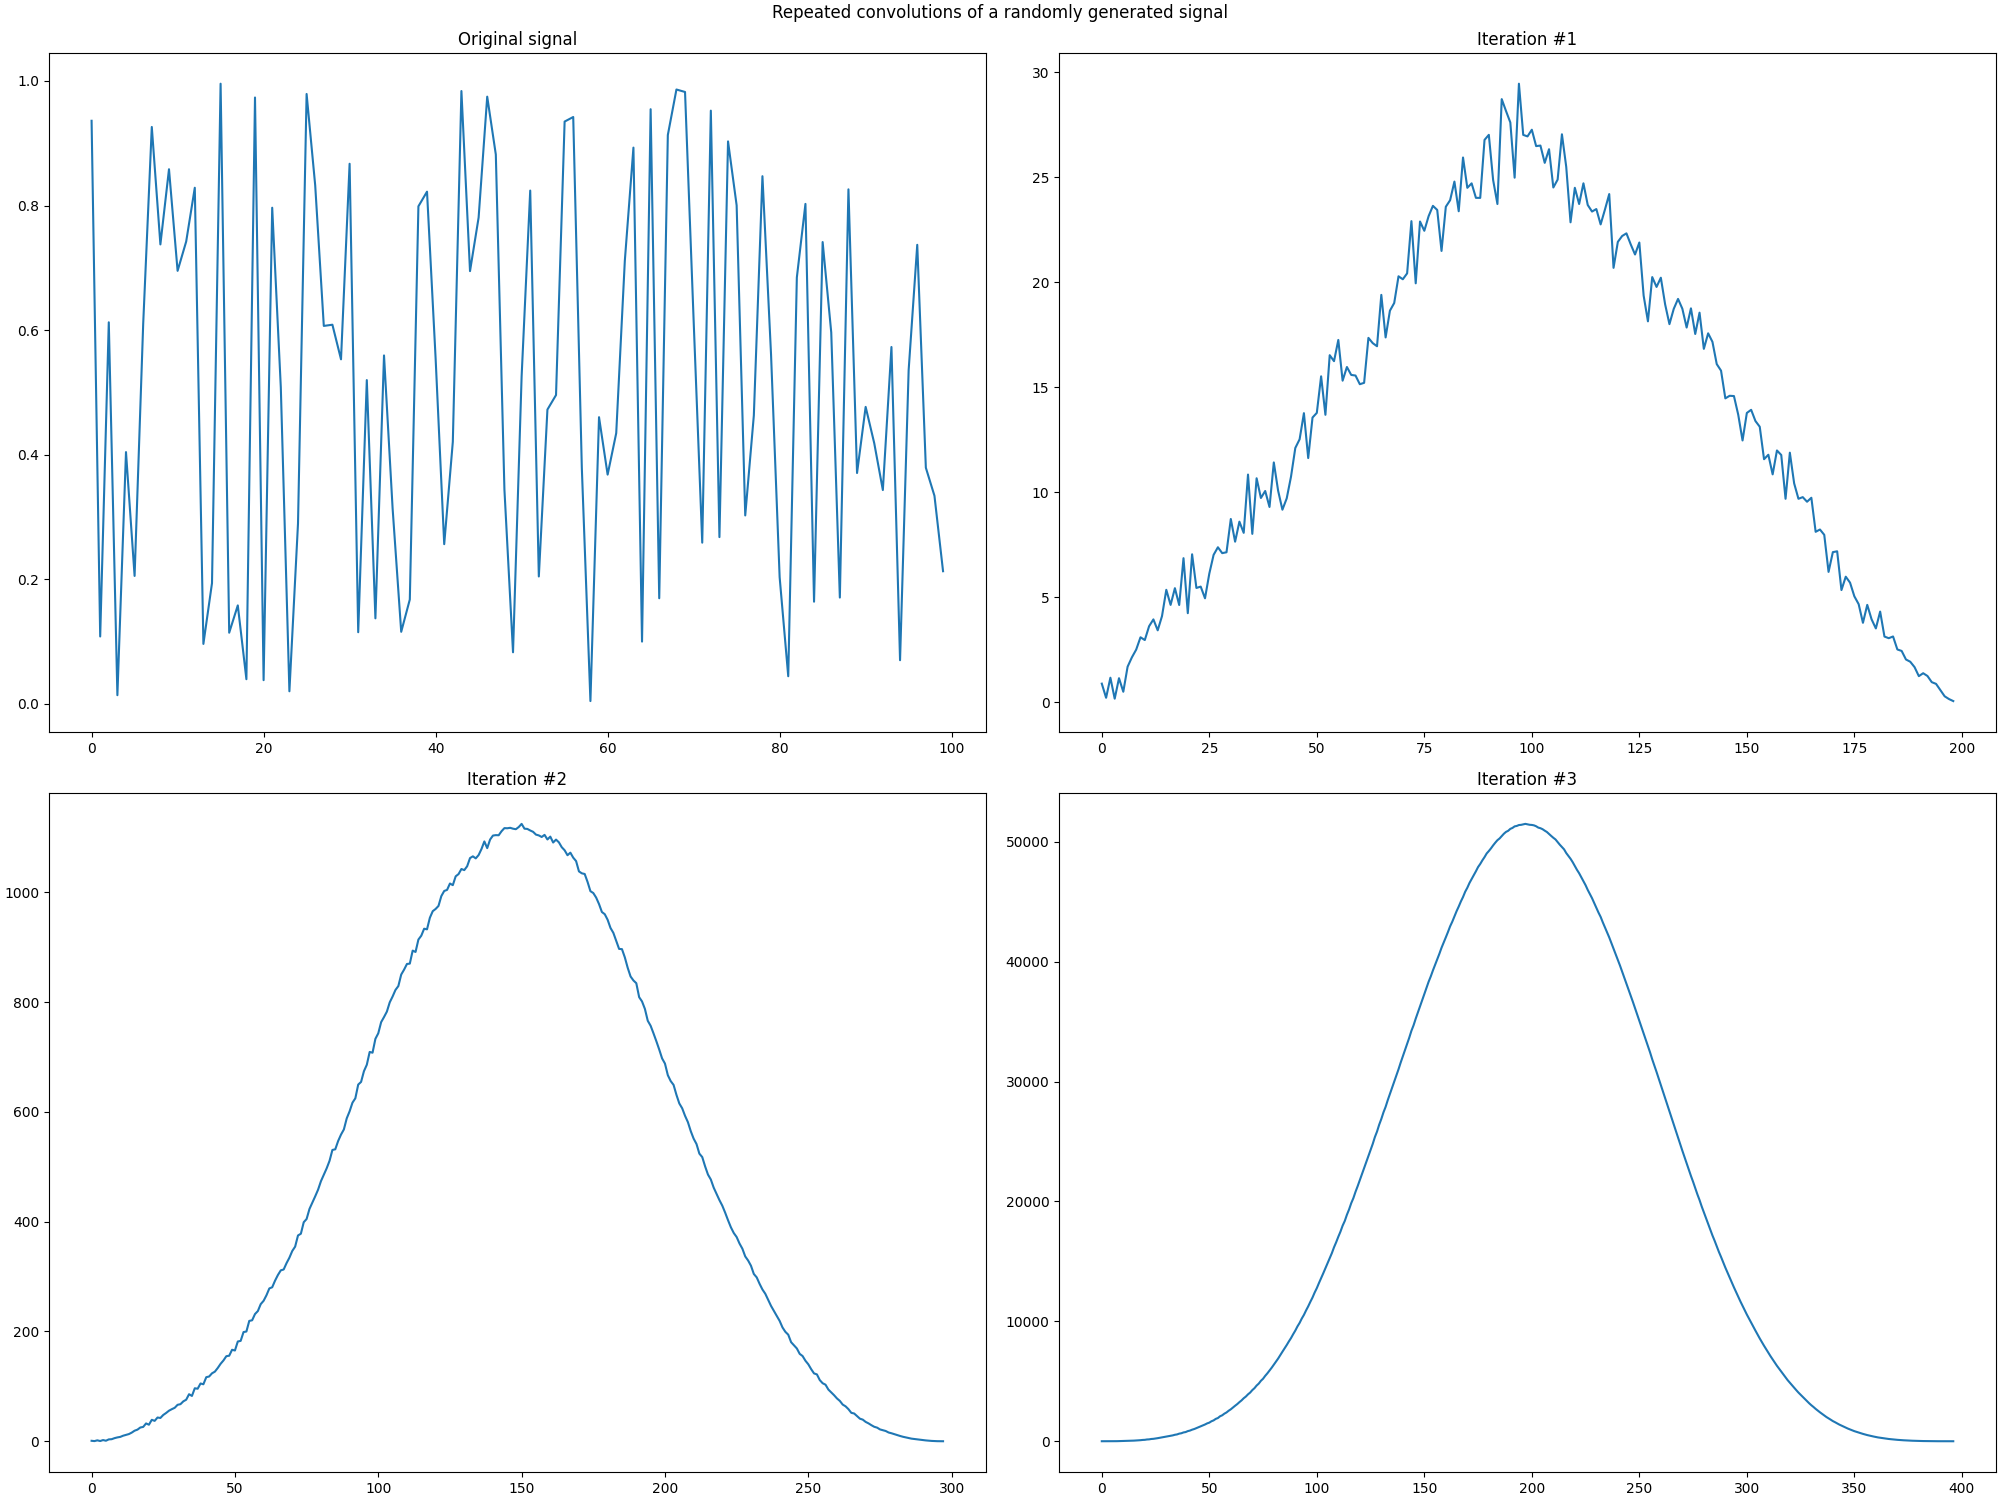

This figure's Python source:
import numpy as np
import matplotlib.pyplot as plt


def main():
    signal = np.random.rand(100)
    convoluted_signal = signal

    figure, axes = plt.subplots(2, 2, layout="constrained")
    figure.suptitle("Repeated convolutions of a randomly generated signal")
    figure.set_size_inches(20, 15)

    axes[0][0].plot(signal)
    axes[0][0].set_title("Original signal")

    for i in range(3):
        convoluted_signal = np.convolve(convoluted_signal, signal, mode="full")

        axes[(i+1)//2][(i+1)%2].plot(convoluted_signal)
        axes[(i+1)//2][(i+1)%2].set_title(f"Iteration #{i+1}")

    plt.savefig("exercise-1.png")
    plt.savefig("exercise-1.pdf")
    plt.show()


if __name__ == "__main__":
    main()
